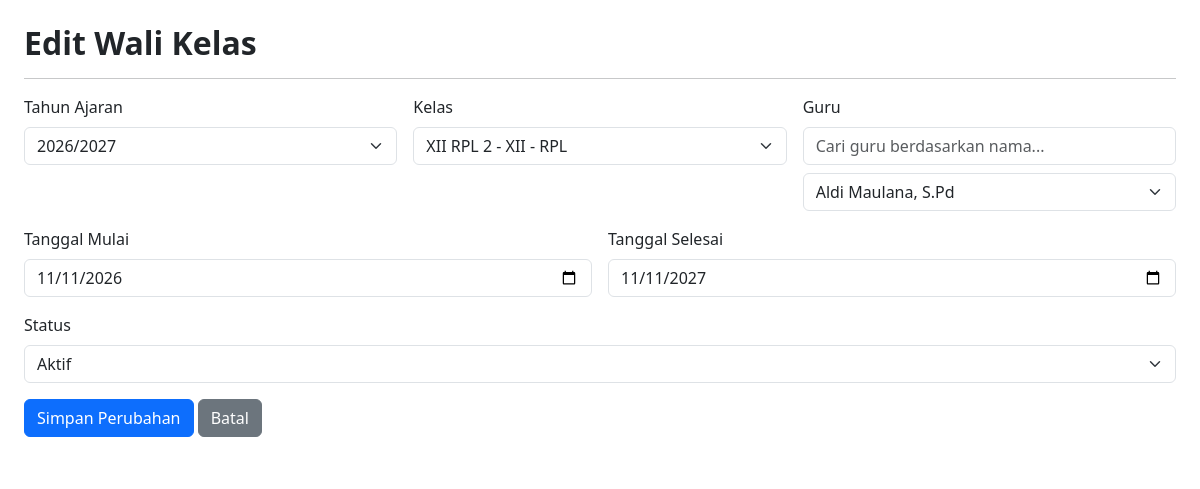
Screenshot of /edit_wali_kelas.php?id=104 (signed in) with the database file from the repository.
### tables this page shows
CREATE TABLE `t_wali_kelas` (
  `id` int(11) NOT NULL,
  `tahun_ajaran_id` int(11) DEFAULT NULL,
  `kelas_id` int(11) DEFAULT NULL,
  `guru_id` int(11) DEFAULT NULL,
  `tanggal_mulai` date NOT NULL,
  `tanggal_selesai` date NOT NULL,
  `status_aktif` tinyint(1) NOT NULL,
  `created_at` timestamp NOT NULL DEFAULT current_timestamp() ON UPDATE current_timestamp(),
  `updated_at` timestamp NOT NULL DEFAULT current_timestamp()
);

CREATE TABLE `t_tahun_ajaran` (
  `id` int(11) NOT NULL,
  `nama` varchar(20) DEFAULT NULL,
  `tanggal_mulai` date NOT NULL,
  `tanggal_selesai` date NOT NULL,
  `status_aktif` tinyint(1) NOT NULL,
  `created_at` timestamp NOT NULL DEFAULT current_timestamp(),
  `updated_at` timestamp NOT NULL DEFAULT current_timestamp()
);

CREATE TABLE `t_kelas` (
  `id` int(11) NOT NULL,
  `nama` varchar(100) DEFAULT NULL,
  `tingkat` varchar(20) NOT NULL,
  `jurusan` varchar(100) NOT NULL,
  `tahun_ajaran_id` int(11) DEFAULT NULL,
  `status_aktif` tinyint(1) NOT NULL,
  `created_at` timestamp NOT NULL DEFAULT current_timestamp(),
  `updated_at` timestamp NOT NULL DEFAULT current_timestamp()
);

CREATE TABLE `t_guru` (
  `id` int(11) NOT NULL,
  `nip` varchar(30) NOT NULL,
  `nama` varchar(150) DEFAULT NULL,
  `email` varchar(150) NOT NULL,
  `status_aktif` tinyint(1) NOT NULL,
  `user_id` int(11) NOT NULL,
  `created_at` timestamp NOT NULL DEFAULT current_timestamp(),
  `updated_at` timestamp NOT NULL DEFAULT current_timestamp()
);

### edit_wali_kelas.php (the view, shortened to what this page needs)
<?php
require_once __DIR__ . '/config/koneksi.php';
$id = (int) ($_GET['id'] ?? $_POST['id'] ?? 0);
$embed = (($_GET['embed'] ?? $_POST['embed'] ?? '') === '1');
$kembali = 'kelola_wali_kelas.php' . ($embed ? '?embed=1' : '');
$stmt = mysqli_prepare($koneksi, 'SELECT * FROM t_wali_kelas WHERE id = ?');
mysqli_stmt_bind_param($stmt, 'i', $id);
mysqli_stmt_execute($stmt);
$data = mysqli_fetch_assoc(mysqli_stmt_get_result($stmt));
function e($v)
{
    return htmlspecialchars((string) $v, ENT_QUOTES, 'UTF-8');
}
$tahun = mysqli_query(
    $koneksi,
    'SELECT id, nama FROM t_tahun_ajaran
     WHERE status_aktif = 1 OR id = ' . (int) $data['tahun_ajaran_id'] . '
     ORDER BY status_aktif DESC, id DESC'
);
$kelasq = mysqli_query(
    $koneksi,
    'SELECT k.id, k.nama, k.tingkat, k.jurusan
     FROM t_kelas k
     INNER JOIN t_tahun_ajaran ta ON ta.id = k.tahun_ajaran_id
     WHERE (ta.status_aktif = 1 OR k.id = ' . (int) $data['kelas_id'] . ')
       AND NOT EXISTS (
            SELECT 1 FROM t_wali_kelas wk
            WHERE wk.kelas_id = k.id
              AND wk.tahun_ajaran_id = ta.id
              AND wk.id <> ' . (int) $id . '
       )
     ORDER BY k.tingkat, k.jurusan, k.nama'
);
$guruq = mysqli_query(
    $koneksi,
    'SELECT g.id, g.nama FROM t_guru g
     WHERE NOT EXISTS (
        SELECT 1 FROM t_wali_kelas wk WHERE wk.guru_id = g.id AND wk.id <> ' . (int) $id . '
     )
     ORDER BY g.nama'
);
?>
<?php if (!$embed): ?>
<!doctype html>
<html lang="id">
<head>
    <link href="https://cdn.jsdelivr.net/npm/bootstrap@5.3.3/dist/css/bootstrap.min.css" rel="stylesheet">
</head>
<body>
<?php endif; ?>
<main class="container-fluid p-3 p-md-4 bg-white">
    <h2 class="fw-bold mb-3">Edit Wali Kelas</h2>
    <hr>
    <form method="post"
          action="edit_wali_kelas.php?id=<?= (int) $id ?>"
          class="row g-3">
        <div class="col-md-4">
            <label class="form-label">Tahun Ajaran</label>
            <select class="form-select" name="tahun_ajaran_id" required>
                <?php while ($r = mysqli_fetch_assoc($tahun)): ?>
                    <option value="<?= (int) $r['id'] ?>"
                        <?= (int) $data['tahun_ajaran_id'] === (int) $r['id'] ? 'selected' : '' ?>>
                        <?= e($r['nama']) ?>
                    </option>
                <?php endwhile; ?>
            </select>
        </div>
        <div class="col-md-4">
            <label class="form-label">Kelas</label>
            <select class="form-select" name="kelas_id" required>
                <?php while ($r = mysqli_fetch_assoc($kelasq)): ?>
                    <option value="<?= (int) $r['id'] ?>"
                        <?= (int) $data['kelas_id'] === (int) $r['id'] ? 'selected' : '' ?>>
                        <?= e($r['nama'] . ' - ' . $r['tingkat'] . ' - ' . $r['jurusan']) ?>
                    </option>
                <?php endwhile; ?>
            </select>
        </div>
        <div class="col-md-4">
            <label class="form-label">Guru</label>
            <select class="form-select" name="guru_id" required>
                <?php while ($r = mysqli_fetch_assoc($guruq)): ?>
                    <option value="<?= (int) $r['id'] ?>"
                        <?= (int) $data['guru_id'] === (int) $r['id'] ? 'selected' : '' ?>>
                        <?= e($r['nama']) ?>
                    </option>
                <?php endwhile; ?>
            </select>
        </div>
        <div class="col-md-6">
            <label class="form-label">Tanggal Mulai</label>
            <input type="date" name="tanggal_mulai" class="form-control" value="<?= e($data['tanggal_mulai']) ?>" required>
        </div>
        <div class="col-md-6">
            <label class="form-label">Tanggal Selesai</label>
            <input type="date" name="tanggal_selesai" class="form-control" value="<?= e($data['tanggal_selesai']) ?>" required>
        </div>
        <div class="col-12">
            <label class="form-label">Status</label>
            <select name="status_aktif" class="form-select">
                <option value="1" <?= (int) $data['status_aktif'] === 1 ? 'selected' : '' ?>>Aktif</option>
            </select>
        </div>
        <div class="col-12">
            <button class="btn btn-primary">Simpan Perubahan</button>
            <a class="btn btn-secondary" href="<?= e($kembali) ?>">Batal</a>
        </div>
    </form>
</main>
<?php if (!$embed): ?>
</body>
</html>
<?php endif; ?>

### rows the page displays
t_wali_kelas: tahun_ajaran_id "2026/2027", kelas_id "XII RPL 2 - XII - RPL", guru_id "Aldi Maulana, S.Pd", tanggal_mulai "11/11/2026", tanggal_selesai "11/11/2027", status_aktif "Aktif"
